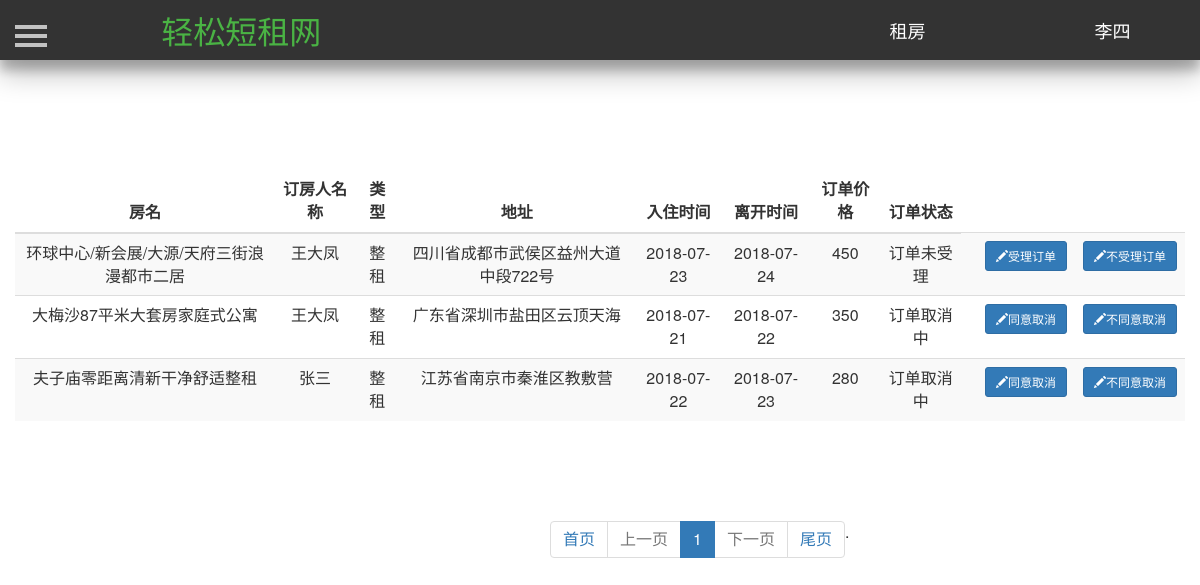
The page /operating/ (signed in) on the database its author committed.
### Renting/models.py (models this page shows, shortened)
class User(db.Model):
    id = db.Column(db.Integer, primary_key=True, autoincrement=True)  # ID 用户唯一的标识
    username = db.Column(db.String(50), unique=True)  # 用户名  唯一   最大50个字符
    password = db.Column(db.String(100))  # 密码   最大100个字符
    phone_number = db.Column(db.Integer, unique=True)  # 手机号码
    email = db.Column(db.String(100), unique=True)  # 邮箱  唯一
    salt = db.Column(db.String(32))  # 密码加盐

class House(db.Model):
    id = db.Column(db.Integer, primary_key=True, autoincrement=True)  # ID 房屋唯一的标识
    house_name = db.Column(db.String(25))  # 房屋名  唯一   最大25个字符
    house_type = db.Column(db.Integer)  # 房屋类型，0表示整租，1表示单间 ，2表示床位
    area = db.Column(db.Integer)  # 房屋面积
    people = db.Column(db.Integer)  # 可住人数
    bedroom = db.Column(db.Integer)  # 卧房数
    toilet = db.Column(db.Integer)  # 卫生间数
    kitchen = db.Column(db.Integer)  # 是否有厨房
    bed = db.Column(db.Integer)  # 床位数
    bed_type = db.Column(db.Integer)  # 床型 0表示单人床  1表示双人床
    price = db.Column(db.Integer)  # 租一天的价格
    description = db.Column(db.String(200))  # 房屋描述
    facility = db.Column(db.String(10))  # 房屋设施，0表示无，1表示有
    province = db.Column(db.String(10))  # 省
    city = db.Column(db.String(10))  # 市
    district = db.Column(db.String(10))  # 地区
    address = db.Column(db.String(100))  # 具体地址
    username = db.Column(db.String(10), db.ForeignKey('user.username'))  # 房屋主人的名字，外键
    status = db.Column(db.Integer)  # 房屋状态，0表示未审核，1表示通过,2表示未通过
    url_one = db.Column(db.String(100))  # 房屋图片
    url_two = db.Column(db.String(100))  # 房屋图片
    url_three = db.Column(db.String(100))  # 房屋图片
    url_four = db.Column(db.String(100))  # 房屋图片
    url_five = db.Column(db.String(100))  # 房屋图片

class Order(db.Model):
    id = db.Column(db.Integer, primary_key=True, autoincrement=True)  # 订单唯一的ID
    house_id = db.Column(db.Integer, db.ForeignKey('house.id'))  # 房屋ID 作为外键
    seller = db.Column(db.String(10), db.ForeignKey('user.username'))  # 房屋的卖家  作为外键
    renter = db.Column(db.String(10), db.ForeignKey('user.username'))  # 房屋租户  作为外键
    start_time = db.Column(db.Date)  # 订单开始时间
    end_time = db.Column(db.Date)  # 订单结束时间
    total_price = db.Column(db.Integer)  # 订单的价格
    status = db.Column(db.Integer)  # 订单状态 0表示订单已取消  1表示订单未受理  2表示订单受理  3表示订单正在取消

### Renting/views.py (the view)
@app.route('/operating/', methods={'post', 'get'})
def operating():
    username = current_user.username
    result_seller = []
    seller_list = Order.query.filter_by(seller=username, status=1).all()
    seller_list_two = Order.query.filter_by(seller=username, status=3).all()
    for item in seller_list:
        one = {}
        one_house = House.query.filter_by(id=item.house_id).first()
        one['order'] = item
        one['house'] = one_house
        result_seller.append(one)
    for item in seller_list_two:
        one = {}
        one_house = House.query.filter_by(id=item.house_id).first()
        one['order'] = item
        one['house'] = one_house
        result_seller.append(one)
    pager_obj = Pagination(request.args.get("page", 1), len(result_seller), request.path, request.args, per_page_count=7)
    seller_list = result_seller[pager_obj.start:pager_obj.end]
    html = pager_obj.page_html()
    return render_template('operating.html', result_seller=seller_list, html=html)

### Renting/models.py (called while the page is built)
@login_manager.user_loader
def load_user(userid):
    return User.query.get(userid)

### Renting/page_utils.py (called while the page is built)
    @property
    def start(self):
        return (self.current_page - 1) * self.per_page_count

    @property
    def end(self):
        return self.current_page * self.per_page_count

### Renting/templates/operating.html (shortened to what this page needs)
<!DOCTYPE html>
<html lang="en">
	<head>
        <link href="https://cdn.bootcss.com/bootstrap/3.3.7/css/bootstrap.min.css" rel="stylesheet">
        <link href="/static/css/navigation.css" rel="stylesheet">
        <link href="/static/css/profile.css" rel="stylesheet">
         <link href="/static/css/sidebar.css" rel="stylesheet">
        <link type="text/css" href="/static/css/dialog.css"  rel="stylesheet"/>
	</head>
	<body>
		<header class="header-navigation" id="header">
		<nav>
			<div class="row">
				<div class="col-md-3">
					<a href="/index/"><font color="#4ab344" style="color: rgb(74, 179, 68);" size="6">轻松短租网</font></a>
				</div>
				<div class="col-md-2 title">
					<a href="/mainpage/" target="_blank"><font color="#FFFFFF" style="color: rgb(255, 255, 255);" size="4">租房</font></a>
				</div>
				<div class="col-md-2 title">
					{% if current_user.is_authenticated %}
					<a href="/profile/{{current_user.id}}">
						<font color="#FFFFFF" style="color: rgb(255, 255, 255);" size="4">
							{{current_user.username}}
						</font>
					</a>
					{% else %}
					<a href="/reglogin/">
						<font color="#FFFFFF" style="color: rgb(255, 255, 255);" size="4">
							登陆注册
						</font>
					</a>
					{% endif %}
				</div>
			</div>
		</nav>
		</header>
       <div id="wrapper" style="margin-top=25px">
            <div id="page-content-wrapper">
                <button type="button" class="hamburger is-closed animated fadeInLeft" data-toggle="offcanvas">
                    <span class="hamb-top"></span>
                    <span class="hamb-middle"></span>
                    <span class="hamb-bottom"></span>
                </button>
                <div class="container">
                    <div class="row">
                        <table class="table table-striped" style="margin-top:100px;text-align:center">
                            <thead>
                                <tr>
                                    <th style="text-align:center">房名</th>
                                    <th style="text-align:center">订房人名称</th>
                                    <th style="text-align:center">类型</th>
                                    <th style="text-align:center">地址</th>
                                    <th style="text-align:center">入住时间</th>
                                    <th style="text-align:center">离开时间</th>
                                    <th style="text-align:center">订单价格</th>
                                    <th style="text-align:center">订单状态</th>
                                </tr>
                            </thead>
                            <tbody>
                            {% for item in result_seller: %}
                                <tr>
                                    <td>{{item['house'].house_name}}</td>
                                    <td>{{item['order'].renter}}</td>
                                    {% if item['house'].house_type==0 %}
                                    <td>整租</td>
                                    {% elif item['house'].house_type==1 %}
                                    <td>单间</td>
                                    {% else %}
                                    <td>床位</td>
                                    {% endif %}
                                    <td>
                                        {{item['house'].address}}
                                    </td>
                                    <td>{{item['order'].start_time}}</td>
                                    <td>{{item['order'].end_time}}</td>
                                    <td>{{item['order'].total_price}}</td>
                                    {% if item['order'].status == 0%}
                                    <td>订单已取消<td>
                                    {% elif item['order'].status == 1 %}
                                    <td>订单未受理<td>
                                    {% elif item['order'].status == 2 %}
                                    <td>订单受理<td>
                                    {% elif item['order'].status == 3 %}
                                    <td>订单取消中<td>
                                    {% endif %}
                                    {% if item['order'].status ==1 %}
                                    <td>
                                        <a href="/accept_order/{{item['order'].id}}/" style="color:#000">
                                            <button type="button" class="btn btn-primary btn-sm" >
                                                <span class="glyphicon glyphicon-pencil">
                                                </span>受理订单
                                            </button>
                                        </a>
                                    </td>
                                    <td>
                                        <a href="/refuse_order/{{item['order'].id}}/" style="color:#000">
                                            <button type="button" class="btn btn-primary btn-sm">
                                                <span class="glyphicon glyphicon-pencil">
                                                </span>不受理订单
                                            </button>
                                        </a>
                                    </td>
                                    {% elif  item['order'].status ==3 %}
                                    <td>
                                        <a href="/accept_cancel/{{item['order'].id}}/" style="color:#000">
                                            <button type="button" class="btn btn-primary btn-sm" onclick="/accept_cancel/{{item['order'].id}}/">
                                                <span class="glyphicon glyphicon-pencil">
                                                </span>同意取消
                                            </button>
                                        </a>
                                    </td>
                                    <td>
                                        <a href="/refuse_cancel/{{item['order'].id}}/" style="color:#000">
                                            <button type="button" class="btn btn-primary btn-sm" onclick="/refuse_cancel/{{item['order'].id}}/">
                                                <span class="glyphicon glyphicon-pencil">
                                                </span>不同意取消
                                            </button>
                                        </a>
                                    </td>
                                    {% endif %}
                                </tr>
                            {% endfor %}
                            </tbody>
                        </table>
                    </div>
                </div>
            </div>
        </div>
        <div style="margin-top:60px">
            <ul class="pagination" id="mypage" style="margin-left:550px;">
					{{ html| safe }}
            </ul>
        </div>
    </body>
</html>

### Renting/static/css/navigation.css (style rules this page uses)
.header-navigation { position: fixed; top: 0; width: 100%; height: 60px; line-height: 60px; background-color: #333; text-align: center; box-shadow: 0 14px 28px rgba(0,0,0,0.25), 0 10px 10px rgba(0,0,0,0.22); z-index: 10 }

### Renting/static/css/profile.css (style rules this page uses)
.header-navigation { position: fixed; top: 0; width: 100%; height: 60px; line-height: 60px; background-color: #333; text-align: center; box-shadow: 0 14px 28px rgba(0,0,0,0.25), 0 10px 10px rgba(0,0,0,0.22); z-index: 9990; }

### Renting/static/css/sidebar.css (style rules this page uses)
body { position: relative; overflow-x: hidden; }
body, html { height: 100%; background-color: #FFFFFF !important; }
#wrapper { -moz-transition: all 0.5s ease; -o-transition: all 0.5s ease; -webkit-transition: all 0.5s ease; padding-left: 0; transition: all 0.5s ease; }
#page-content-wrapper { padding-top: 70px; width: 100%; }
.hamburger { background: transparent; border: none; display: block; height: 32px; margin-left: 15px; position: fixed; top: 20px; width: 32px; z-index: 9999; }
.hamburger.is-closed:before { -webkit-transform: translate3d(0, 0, 0); -webkit-transition: all 0.35s ease-in-out; color: #ffffff; content: ''; display: block; font-size: 14px; line-height: 32px; opacity: 0; text-align: center; width: 100px; }
.hamburger.is-closed .hamb-top { -webkit-transition: all 0.35s ease-in-out; background-color: rgba(255, 255, 255, 0.7); top: 5px; }
.hamburger.is-closed .hamb-middle { background-color: rgba(255, 255, 255, 0.7); margin-top: -2px; top: 50%; }
.hamburger.is-closed .hamb-bottom { -webkit-transition: all 0.35s ease-in-out; background-color: rgba(255, 255, 255, 0.7); bottom: 5px; }
.hamburger.is-closed .hamb-top, .hamburger.is-closed .hamb-middle, .hamburger.is-closed .hamb-bottom, .hamburger.is-open .hamb-top, .hamburger.is-open .hamb-middle, .hamburger.is-open .hamb-bottom { height: 4px; left: 0; position: absolute; width: 100%; }

### Renting/static/css/dialog.css (style rules this page uses)
body, html { font-size: 100%; margin: 0; }
*,:after,:before { box-sizing:border-box }
input, button { outline: none; border: none; }

### rows shown on the page
User: username "李四"
House: house.house_name "环球中心/新会展/大源/天府三街浪漫都市二居", house.address "四川省成都市武侯区益州大道中段722号"
Order: order.renter "王大凤", order.start_time "2018-07-23", order.end_time "2018-07-24", order.total_price "450"
House: house.house_name "大梅沙87平米大套房家庭式公寓", house.address "广东省深圳市盐田区云顶天海"
Order: order.renter "王大凤", order.start_time "2018-07-21", order.end_time "2018-07-22", order.total_price "350"
House: house.house_name "夫子庙零距离清新干净舒适整租", house.address "江苏省南京市秦淮区教敷营"
Order: order.renter "张三", order.start_time "2018-07-22", order.end_time "2018-07-23", order.total_price "280"

### other values the page prints
{{ html| safe }} "首页 上一页 1 下一页 . 尾页"
